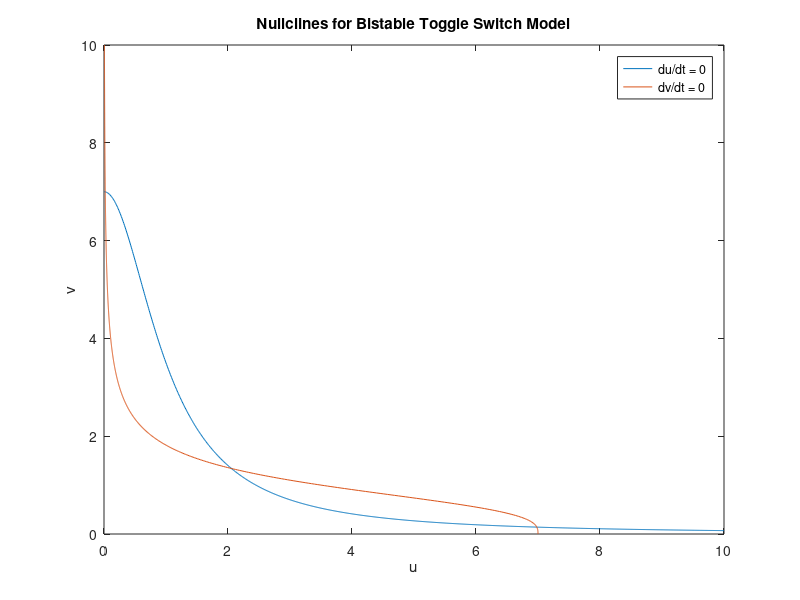
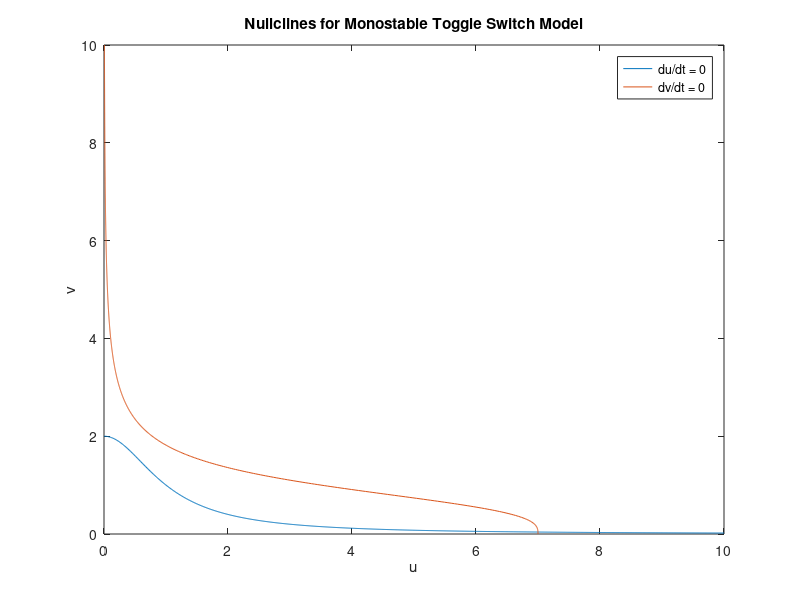

The MATLAB script that drew these images, in order:
% Parameters
beta = 2;
gamma = 3;
alpha1=7;
alpha3 = 7;
alpha4 = 2;


% Define nullclines
a = 0:0.01:10;
b = 0:0.01:10;
u = (alpha1)./(1+a.^beta);
v = (alpha1)./(1+b.^gamma);

% Plot nullclines
figure(1)
plot(a,u)
hold on
plot(v,b)
xlabel('u')
ylabel('v')
title('Nullclines for Bistable Toggle Switch Model')
legend('du/dt = 0', 'dv/dt = 0')

a = 0:0.01:10;
b = 0:0.01:10;
u = (alpha4)./(1+a.^beta);
v = (alpha3)./(1+b.^gamma);
figure(2)
plot(a,u)
hold on
plot(v,b)
xlabel('u')
ylabel('v')
title('Nullclines for Monostable Toggle Switch Model')
legend('du/dt = 0', 'dv/dt = 0')